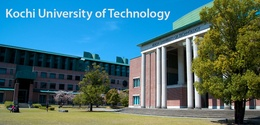
%> input picture ImageProcessing/Exp2_20221017/kut.jpg, 260 x 125 px, shrunk from 933 x 449 before the run
$ octave i1250373_kadai4.m   (GNU Octave 9; MATLAB toolbox functions it lacks are replaced by stand-ins)
%> lines starting %> are read from the running program, lines starting %| are printed output that depends on the picture
close all;
img_name = 'kut.jpg';
output_name = 'input1_tonemapped.jpg';
img = imread(img_name);
%> img is the input picture: size 125x260x3 uint8; mean R, G, B 72.9, 113.2, 117.8

%グレイスケール画像に変換
gimg = 0.3*img(:,:,1) + 0.59*img(:,:,2) + 0.11*img(:,:,3);
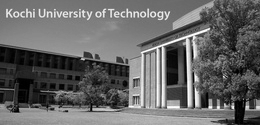
%> gimg: size 125x260 uint8; min 0, max 255, mean 101.7
[height, width] = size(gimg);
%> height = 125; width = 260
map = zeros(256,1);
oimg = zeros(height,width);

for k=1:256
    map(k) = 255/(150-25) * (k - 1) - 51;
end
figure('Name','課題4_トーンマップ');
plot([0:255],map);
xlim([0 255]);
ylim([0 255]);
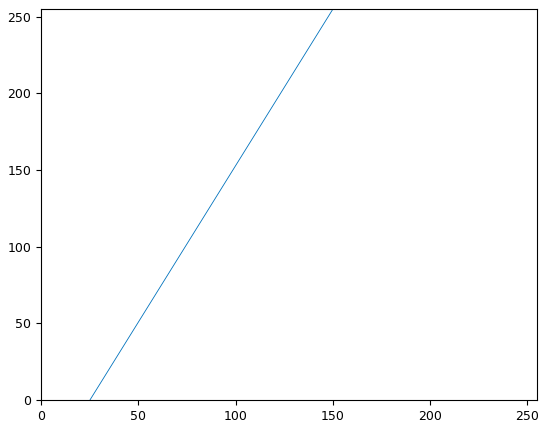
%> figure redrawn from the program's plot data; curve peaks at x = 255, y = 469.2, above the top of the axes

for h = 1:height
    for w = 1:width
        oimg(h,w) = map(gimg(h,w) + 1);
    end
end

result = uint8(oimg);
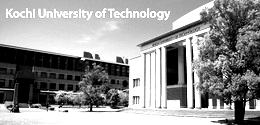
%> result: size 125x260 uint8; min 0, max 255, mean 147.9
figure('Name','課題4_結果画像');
imshow(result);


count = zeros(1,256);
for k = 0:255
    for h = 1:height
        for w = 1:width
            if result(h,w) == k
                count(k+1) = count(k+1) + 1;
            end
        end
    end
end
%> after the loop, count = 256 values, max 5978 at index 256, min 0 at index 2, mean 127
figure('Name','課題4_ヒストグラム');
plot([0:255], count);
xlim([0 255]);
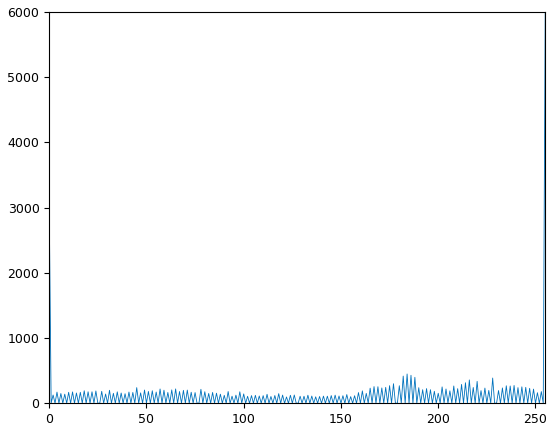
%> figure redrawn from the program's plot data; curve peaks at x = 255, y = 5978
